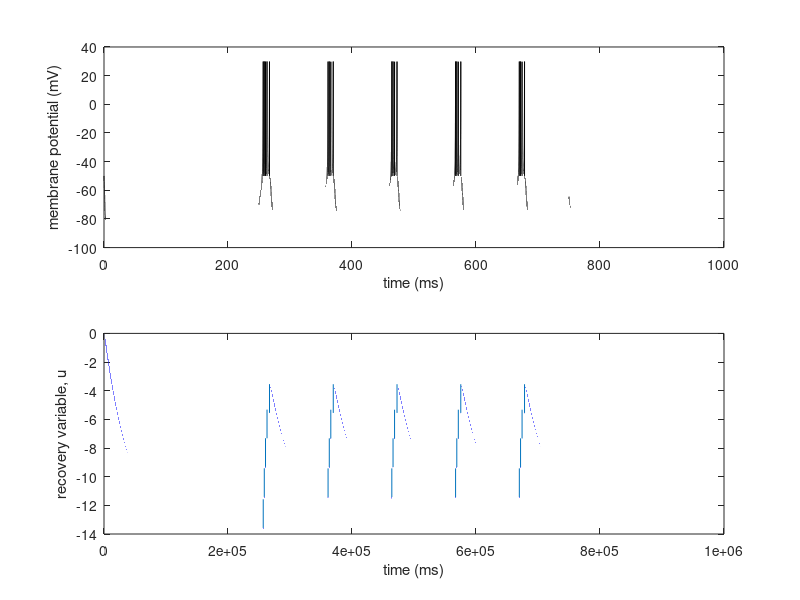

The MATLAB source for this figure:
%% Izhikevich simple neuron Chapter 8 Dynamical Systems in neuroscience
clear all                    		
a=0.02;                     % time scale of recovery varibale 0.02(RS) 0.1(FS) 
b=0.2;                      % tensitivity of the recovery variable
c=-50;                      % voltage reset value
d=2;                        % reset of recovery    
vPeak=30

T=1000;tau=0.001; 			% time span and time step (ms)
n=round(T/tau);             % number of simulation steps
v(1)=c; 
u(1)=0;

% puluse of input DC current
stepSize=5;
I=[zeros(1,0.25*n), stepSize*ones(1,0.5*n), zeros(1,0.25*n)];  
%I=[zeros(1,0.1*n), 70*ones(1,0.9*n)];


for i=1:n-1;            % Need to add some burn-in time
   v(i+1)=v(i)+tau*(0.04*v(i).^2+5*v(i)+140-u(i)+I(i));
   u(i+1)=u(i)+tau*a.*(b.*v(i)-u(i));  
   if v(i+1)>=vPeak;	% spike is fired!
	v(i+1)=c;			% membrane voltage rest
	u(i+1)=u(i+1)+d;	% recovery variable update
   end;
end;


% %% Plotting tools
subplot(2,1,1);
plot(tau*(1:n), v, 'k'); hold on; 
xlabel('time (ms)');
ylabel('membrane potential (mV)');
subplot(2,1,2);
plot(u);
xlabel('time (ms)');
ylabel('recovery variable, u');
hold on;

